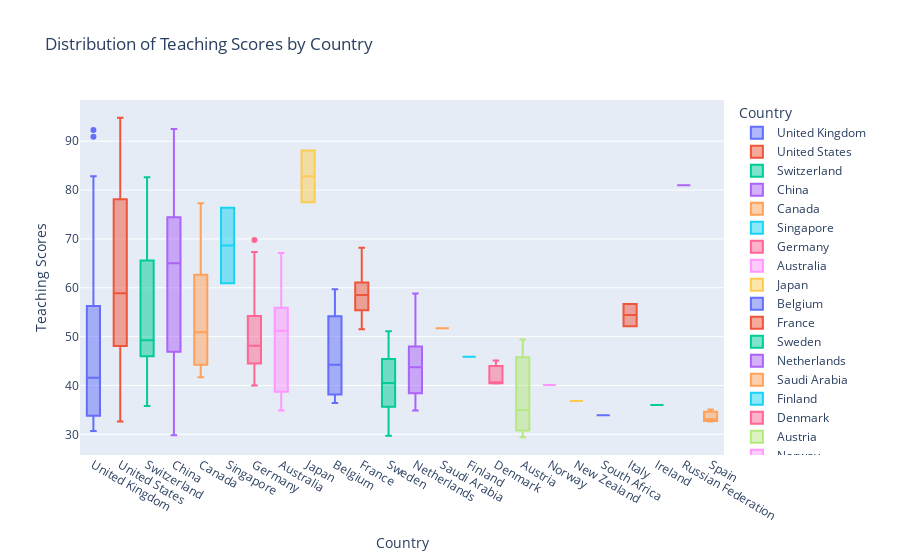

This figure's notebook cell:
### Markdown cell above
How do teaching and research scores vary by country?

Visualization: Box Plot
Description: Show the distribution of teaching and research scores across different countries.
Insights: Identify which countries excel in teaching vs. research.

### Code cell
fig = px.box(
    merged_data,
    x='Country Name',
    y='scores_teaching',
    title='Distribution of Teaching Scores by Country',
    labels={'Country Name': 'Country', 'scores_teaching': 'Teaching Scores'},
    color='Country Name'
)
#fig.show()
init_notebook_mode(connected=True)
iplot(fig)

### Figure 1 — Plotly figure (JSON) as saved in the notebook; plotly's stock layout.template omitted (floating-point values rounded to 4 significant figures)
{"data": [{"alignmentgroup": "True", "hovertemplate": "Country=%{x}<br>Teaching Scores=%{y}<extra></extra>", "legendgroup": "United Kingdom", "marker": {"color": "#636efa"}, "name": "United Kingdom", "notched": false, "offsetgroup": "United Kingdom", "orientation": "v", "showlegend": true, "type": "box", "x": ["United Kingdom", "United Kingdom", "United Kingdom", "United Kingdom", "United Kingdom", "United Kingdom", "United Kingdom", "United Kingdom", "United Kingdom", "United Kingdom", "United Kingdom", "United Kingdom", "United Kingdom", "United Kingdom", "United Kingdom", "United Kingdom", "United Kingdom", "United Kingdom", "United Kingdom", "United Kingdom", "United Kingdom", "United Kingdom", "United Kingdom", "United Kingdom", "United Kingdom", "United Kingdom", "United Kingdom", "United Kingdom"], "x0": " ", "xaxis": "x", "y": [92.3, 90.9, 82.8, 74.5, 66.9, 58, 59.2, 54.5, 43.8, 43.3, 44.8, 40.5, 41.4, 43.6, 38.7, 34.3, 46, 41.8, 32.4, 33.3, 39.3, 31.4, 33.2, 31.1, 30.7, 40, 31.1, 36.5], "y0": " ", "yaxis": "y"}, {"alignmentgroup": "True", "hovertemplate": "Country=%{x}<br>Teaching Scores=%{y}<extra></extra>", "legendgroup": "United States", "marker": {"color": "#EF553B"}, "name": "United States", "notched": false, "offsetgroup": "United States", "orientation": "v", "showlegend": true, "type": "box", "x": ["United States", "United States", "United States", "United States", "United States", "United States", "United States", "United States", "United States", "United States", "United States", "United States", "United States", "United States", "United States", "United States", "United States", "United States", "United States", "United States", "United States", "United States", "United States", "United States", "United States", "United States", "United States", "United States", "United States", "United States", "United States", "United States", "United States", "United States", "United States", "United States", "United States", "United States", "United States", "United States", "United States", "United States", "United States", "United States", "United States", "United States", "United States", "United States", "United States", "United States", "United States", "United States", "United States", "United States", "United States", "United States", "United States", "United States"], "x0": " ", "xaxis": "x", "y": [94.8, 94.2, 90.7, 90.9, 87.6, 86.4, 92.6, 89.4, 86.5, 86, 79.4, 80.2, 80.4, 79.3, 74.2, 78.1, 71.7, 71.6, 65.4, 60.2, 60.2, 67.1, 66.2, 60.3, 64.5, 59.7, 44.6, 58.9, 58.9, 55.9, 59.7, 54.8, 43.5, 49.5, 55.1, 48.1, 56.2, 53, 59.8, 55.9, 48.4, 55.5, 46.2, 46.5, 45.6, 55, 47.8, 47.1, 42, 44.8, 48.1, 39.9, 45.5, 45.8, 50.2, 41.2, 32.6, 48.4], "y0": " ", "yaxis": "y"}, {"alignmentgroup": "True", "hovertemplate": "Country=%{x}<br>Teaching Scores=%{y}<extra></extra>", "legendgroup": "Switzerland", "marker": {"color": "#00cc96"}, "name": "Switzerland", "notched": false, "offsetgroup": "Switzerland", "orientation": "v", "showlegend": true, "type": "box", "x": ["Switzerland", "Switzerland", "Switzerland", "Switzerland", "Switzerland", "Switzerland"], "x0": " ", "xaxis": "x", "y": [82.6, 65.6, 51.5, 46, 47, 35.8], "y0": " ", "yaxis": "y"}, {"alignmentgroup": "True", "hovertemplate": "Country=%{x}<br>Teaching Scores=%{y}<extra></extra>", "legendgroup": "China", "marker": {"color": "#ab63fa"}, "name": "China", "notched": false, "offsetgroup": "China", "orientation": "v", "showlegend": true, "type": "box", "x": ["China", "China", "China", "China", "China", "China", "China", "China", "China", "China", "China"], "x0": " ", "xaxis": "x", "y": [90.1, 92.5, 71.8, 75.3, 67.3, 65, 58.4, 29.8, 43.5, 42.2, 57.1], "y0": " ", "yaxis": "y"}, {"alignmentgroup": "True", "hovertemplate": "Country=%{x}<br>Teaching Scores=%{y}<extra></extra>", "legendgroup": "Canada", "marker": {"color": "#FFA15A"}, "name": "Canada", "notched": false, "offsetgroup": "Canada", "orientation": "v", "showlegend": true, "type": "box", "x": ["Canada", "Canada", "Canada", "Canada", "Canada", "Canada", "Canada"], "x0": " ", "xaxis": "x", "y": [77.3, 62.9, 62, 42.7, 50.9, 48.8, 41.7], "y0": " ", "yaxis": "y"}, {"alignmentgroup": "True", "hovertemplate": "Country=%{x}<br>Teaching Scores=%{y}<extra></extra>", "legendgroup": "Singapore", "marker": {"color": "#19d3f3"}, "name": "Singapore", "notched": false, "offsetgroup": "Singapore", "orientation": "v", "showlegend": true, "type": "box", "x": ["Singapore", "Singapore"], "x0": " ", "xaxis": "x", "y": [76.4, 60.9], "y0": " ", "yaxis": "y"}, {"alignmentgroup": "True", "hovertemplate": "Country=%{x}<br>Teaching Scores=%{y}<extra></extra>", "legendgroup": "Germany", "marker": {"color": "#FF6692"}, "name": "Germany", "notched": false, "offsetgroup": "Germany", "orientation": "v", "showlegend": true, "type": "box", "x": ["Germany", "Germany", "Germany", "Germany", "Germany", "Germany", "Germany", "Germany", "Germany", "Germany", "Germany", "Germany", "Germany", "Germany", "Germany", "Germany", "Germany", "Germany", "Germany", "Germany", "Germany", "Germany"], "x0": " ", "xaxis": "x", "y": [69.8, 67.3, 67.2, 48.5, 55.2, 51.1, 51.6, 54.2, 56.8, 47.8, 46.3, 46.5, 40.7, 44.5, 41.6, 48.8, 48.8, 40, 43.4, 42.4, 46.7, 44.6], "y0": " ", "yaxis": "y"}, {"alignmentgroup": "True", "hovertemplate": "Country=%{x}<br>Teaching Scores=%{y}<extra></extra>", "legendgroup": "Australia", "marker": {"color": "#FF97FF"}, "name": "Australia", "notched": false, "offsetgroup": "Australia", "orientation": "v", "showlegend": true, "type": "box", "x": ["Australia", "Australia", "Australia", "Australia", "Australia", "Australia", "Australia", "Australia", "Australia", "Australia"], "x0": " ", "xaxis": "x", "y": [67.1, 56.9, 55.9, 53.1, 51.3, 51.1, 42.7, 34.9, 36.9, 38.7], "y0": " ", "yaxis": "y"}, {"alignmentgroup": "True", "hovertemplate": "Country=%{x}<br>Teaching Scores=%{y}<extra></extra>", "legendgroup": "Japan", "marker": {"color": "#FECB52"}, "name": "Japan", "notched": false, "offsetgroup": "Japan", "orientation": "v", "showlegend": true, "type": "box", "x": ["Japan", "Japan"], "x0": " ", "xaxis": "x", "y": [88.1, 77.5], "y0": " ", "yaxis": "y"}, {"alignmentgroup": "True", "hovertemplate": "Country=%{x}<br>Teaching Scores=%{y}<extra></extra>", "legendgroup": "Belgium", "marker": {"color": "#636efa"}, "name": "Belgium", "notched": false, "offsetgroup": "Belgium", "orientation": "v", "showlegend": true, "type": "box", "x": ["Belgium", "Belgium", "Belgium", "Belgium"], "x0": " ", "xaxis": "x", "y": [59.7, 48.6, 36.4, 39.9], "y0": " ", "yaxis": "y"}, {"alignmentgroup": "True", "hovertemplate": "Country=%{x}<br>Teaching Scores=%{y}<extra></extra>", "legendgroup": "France", "marker": {"color": "#EF553B"}, "name": "France", "notched": false, "offsetgroup": "France", "orientation": "v", "showlegend": true, "type": "box", "x": ["France", "France", "France", "France", "France"], "x0": " ", "xaxis": "x", "y": [68.2, 58.7, 56.7, 58.5, 51.5], "y0": " ", "yaxis": "y"}, {"alignmentgroup": "True", "hovertemplate": "Country=%{x}<br>Teaching Scores=%{y}<extra></extra>", "legendgroup": "Sweden", "marker": {"color": "#00cc96"}, "name": "Sweden", "notched": false, "offsetgroup": "Sweden", "orientation": "v", "showlegend": true, "type": "box", "x": ["Sweden", "Sweden", "Sweden", "Sweden", "Sweden"], "x0": " ", "xaxis": "x", "y": [51.1, 40.5, 37.6, 43.5, 29.7], "y0": " ", "yaxis": "y"}, {"alignmentgroup": "True", "hovertemplate": "Country=%{x}<br>Teaching Scores=%{y}<extra></extra>", "legendgroup": "Netherlands", "marker": {"color": "#ab63fa"}, "name": "Netherlands", "notched": false, "offsetgroup": "Netherlands", "orientation": "v", "showlegend": true, "type": "box", "x": ["Netherlands", "Netherlands", "Netherlands", "Netherlands", "Netherlands", "Netherlands", "Netherlands", "Netherlands", "Netherlands", "Netherlands"], "x0": " ", "xaxis": "x", "y": [50.4, 48, 44.3, 58.8, 45.4, 43.2, 38.6, 38.4, 34.9, 38.4], "y0": " ", "yaxis": "y"}, {"alignmentgroup": "True", "hovertemplate": "Country=%{x}<br>Teaching Scores=%{y}<extra></extra>", "legendgroup": "Saudi Arabia", "marker": {"color": "#FFA15A"}, "name": "Saudi Arabia", "notched": false, "offsetgroup": "Saudi Arabia", "orientation": "v", "showlegend": true, "type": "box", "x": ["Saudi Arabia"], "x0": " ", "xaxis": "x", "y": [51.7], "y0": " ", "yaxis": "y"}, {"alignmentgroup": "True", "hovertemplate": "Country=%{x}<br>Teaching Scores=%{y}<extra></extra>", "legendgroup": "Finland", "marker": {"color": "#19d3f3"}, "name": "Finland", "notched": false, "offsetgroup": "Finland", "orientation": "v", "showlegend": true, "type": "box", "x": ["Finland"], "x0": " ", "xaxis": "x", "y": [45.9], "y0": " ", "yaxis": "y"}, {"alignmentgroup": "True", "hovertemplate": "Country=%{x}<br>Teaching Scores=%{y}<extra></extra>", "legendgroup": "Denmark", "marker": {"color": "#FF6692"}, "name": "Denmark", "notched": false, "offsetgroup": "Denmark", "orientation": "v", "showlegend": true, "type": "box", "x": ["Denmark", "Denmark", "Denmark"], "x0": " ", "xaxis": "x", "y": [45.1, 40.6, 40.4], "y0": " ", "yaxis": "y"}, {"alignmentgroup": "True", "hovertemplate": "Country=%{x}<br>Teaching Scores=%{y}<extra></extra>", "legendgroup": "Austria", "marker": {"color": "#B6E880"}, "name": "Austria", "notched": false, "offsetgroup": "Austria", "orientation": "v", "showlegend": true, "type": "box", "x": ["Austria", "Austria", "Austria"], "x0": " ", "xaxis": "x", "y": [49.4, 29.4, 35], "y0": " ", "yaxis": "y"}, {"alignmentgroup": "True", "hovertemplate": "Country=%{x}<br>Teaching Scores=%{y}<extra></extra>", "legendgroup": "Norway", "marker": {"color": "#FF97FF"}, "name": "Norway", "notched": false, "offsetgroup": "Norway", "orientation": "v", "showlegend": true, "type": "box", "x": ["Norway"], "x0": " ", "xaxis": "x", "y": [40.1], "y0": " ", "yaxis": "y"}, {"alignmentgroup": "True", "hovertemplate": "Country=%{x}<br>Teaching Scores=%{y}<extra></extra>", "legendgroup": "New Zealand", "marker": {"color": "#FECB52"}, "name": "New Zealand", "notched": false, "offsetgroup": "New Zealand", "orientation": "v", "showlegend": true, "type": "box", "x": ["New Zealand"], "x0": " ", "xaxis": "x", "y": [36.8], "y0": " ", "yaxis": "y"}, {"alignmentgroup": "True", "hovertemplate": "Country=%{x}<br>Teaching Scores=%{y}<extra></extra>", "legendgroup": "South Africa", "marker": {"color": "#636efa"}, "name": "South Africa", "notched": false, "offsetgroup": "South Africa", "orientation": "v", "showlegend": true, "type": "box", "x": ["South Africa"], "x0": " ", "xaxis": "x", "y": [33.9], "y0": " ", "yaxis": "y"}, {"alignmentgroup": "True", "hovertemplate": "Country=%{x}<br>Teaching Scores=%{y}<extra></extra>", "legendgroup": "Italy", "marker": {"color": "#EF553B"}, "name": "Italy", "notched": false, "offsetgroup": "Italy", "orientation": "v", "showlegend": true, "type": "box", "x": ["Italy", "Italy"], "x0": " ", "xaxis": "x", "y": [52.1, 56.7], "y0": " ", "yaxis": "y"}, {"alignmentgroup": "True", "hovertemplate": "Country=%{x}<br>Teaching Scores=%{y}<extra></extra>", "legendgroup": "Ireland", "marker": {"color": "#00cc96"}, "name": "Ireland", "notched": false, "offsetgroup": "Ireland", "orientation": "v", "showlegend": true, "type": "box", "x": ["Ireland"], "x0": " ", "xaxis": "x", "y": [36], "y0": " ", "yaxis": "y"}, {"alignmentgroup": "True", "hovertemplate": "Country=%{x}<br>Teaching Scores=%{y}<extra></extra>", "legendgroup": "Russian Federation", "marker": {"color": "#ab63fa"}, "name": "Russian Federation", "notched": false, "offsetgroup": "Russian Federation", "orientation": "v", "showlegend": true, "type": "box", "x": ["Russian Federation"], "x0": " ", "xaxis": "x", "y": [81], "y0": " ", "yaxis": "y"}, {"alignmentgroup": "True", "hovertemplate": "Country=%{x}<br>Teaching Scores=%{y}<extra></extra>", "legendgroup": "Spain", "marker": {"color": "#FFA15A"}, "name": "Spain", "notched": false, "offsetgroup": "Spain", "orientation": "v", "showlegend": true, "type": "box", "x": ["Spain", "Spain", "Spain"], "x0": " ", "xaxis": "x", "y": [33.1, 35.1, 32.6], "y0": " ", "yaxis": "y"}], "layout": {"boxmode": "overlay", "legend": {"title": {"text": "Country"}, "tracegroupgap": 0}, "title": {"text": "Distribution of Teaching Scores by Country"}, "xaxis": {"anchor": "y", "categoryarray": ["United Kingdom", "United States", "Switzerland", "China", "Canada", "Singapore", "Germany", null, "Australia", "Japan", "Belgium", "France", "Sweden", "Netherlands", "Saudi Arabia", "Finland", "Denmark", "Austria", "Norway", "New Zealand", "South Africa", "Italy", "Ireland", "Russian Federation", "Spain"], "categoryorder": "array", "domain": [0, 1], "title": {"text": "Country"}}, "yaxis": {"anchor": "x", "domain": [0, 1], "title": {"text": "Teaching Scores"}}}}
